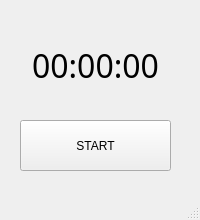
<?xml version="1.0" encoding="UTF-8"?>
<ui version="4.0">
 <class>MainWindow</class>
 <widget class="QMainWindow" name="MainWindow">
  <property name="geometry">
   <rect>
    <x>0</x>
    <y>0</y>
    <width>200</width>
    <height>220</height>
   </rect>
  </property>
  <property name="windowTitle">
   <string>MainWindow</string>
  </property>
  <widget class="QWidget" name="centralwidget">
   <widget class="QLabel" name="timeLabel">
    <property name="geometry">
     <rect>
      <x>20</x>
      <y>50</y>
      <width>151</width>
      <height>31</height>
     </rect>
    </property>
    <property name="font">
     <font>
      <family>Bahnschrift Condensed</family>
      <pointsize>24</pointsize>
     </font>
    </property>
    <property name="text">
     <string>00:00:00</string>
    </property>
    <property name="alignment">
     <set>Qt::AlignCenter</set>
    </property>
   </widget>
   <widget class="QPushButton" name="pushButton">
    <property name="geometry">
     <rect>
      <x>20</x>
      <y>120</y>
      <width>151</width>
      <height>51</height>
     </rect>
    </property>
    <property name="text">
     <string>START</string>
    </property>
   </widget>
  </widget>
  <widget class="QMenuBar" name="menubar">
   <property name="geometry">
    <rect>
     <x>0</x>
     <y>0</y>
     <width>200</width>
     <height>21</height>
    </rect>
   </property>
  </widget>
  <widget class="QStatusBar" name="statusbar"/>
 </widget>
 <resources/>
 <connections/>
</ui>
